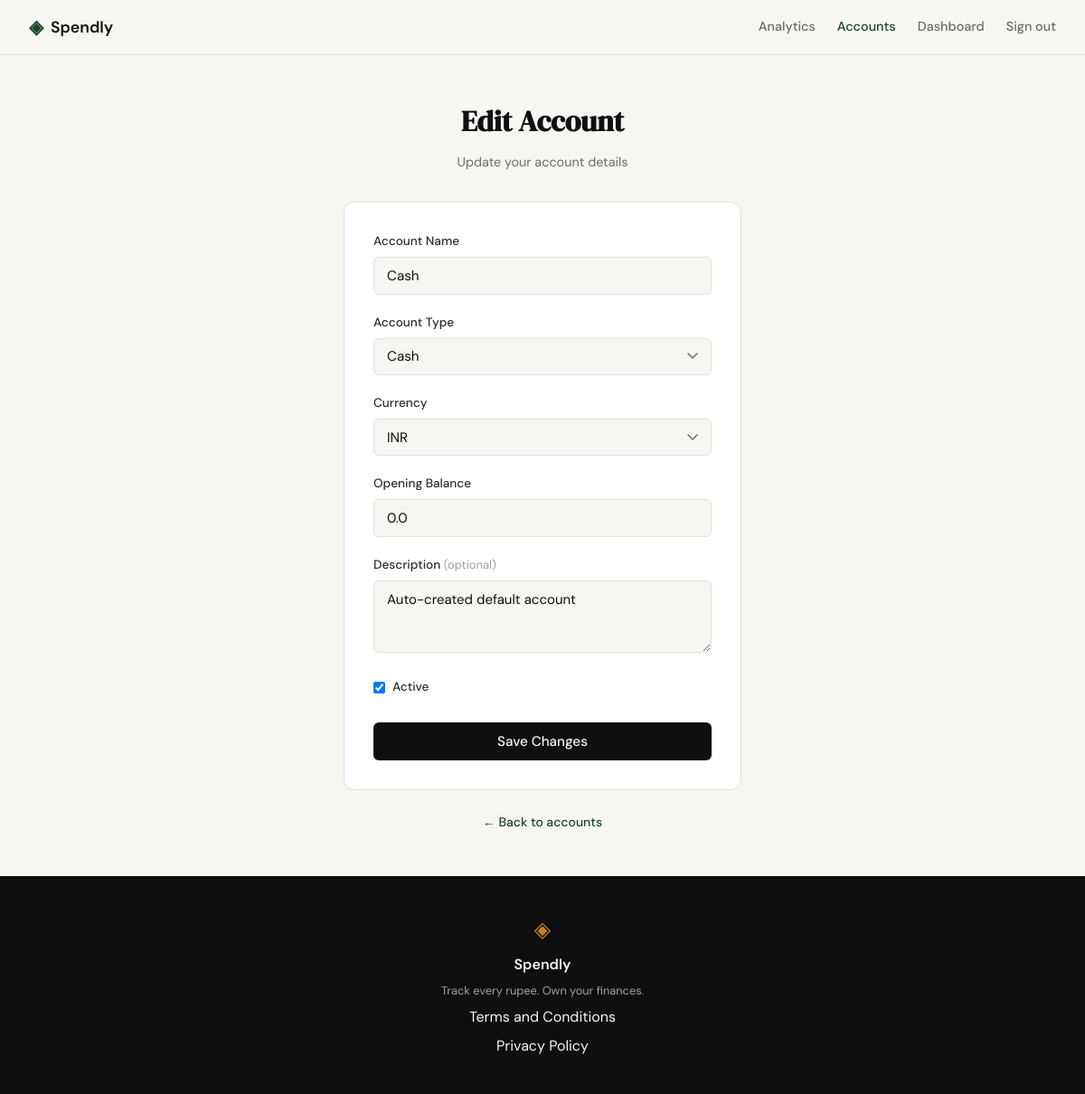
Page /accounts/1/edit (signed in) on the committed database.
### tables this page shows
CREATE TABLE accounts (
            id              INTEGER PRIMARY KEY AUTOINCREMENT,
            user_id         INTEGER NOT NULL REFERENCES users(id),
            name            TEXT    NOT NULL,
            account_type    TEXT    NOT NULL,
            currency        TEXT    NOT NULL DEFAULT 'INR',
            opening_balance REAL    NOT NULL DEFAULT 0,
            current_balance REAL    NOT NULL DEFAULT 0,
            description     TEXT,
            is_active       INTEGER NOT NULL DEFAULT 1,
            created_at      TEXT    DEFAULT (datetime('now')),
            updated_at      TEXT    DEFAULT (datetime('now'))
        );

### app.py (the view, shortened to what this page needs)
@app.route("/accounts/<int:id>/edit", methods=["GET", "POST"])
def edit_account(id):
    if not session.get("user_id"):
        return redirect(url_for("login"))
    account = get_account_by_id(id, session["user_id"])
    if account is None:
        abort(404)
    if request.method == "GET":
        return render_template(
            "edit_account.html", account=account, account_types=ACCOUNT_TYPES,
            currencies=CURRENCIES, form={},
        )

### database/db.py (called while the page is built)
def get_db():
    conn = sqlite3.connect(DB_PATH)
    conn.row_factory = sqlite3.Row
    conn.execute("PRAGMA foreign_keys = ON")
    return conn

### database/queries.py (called while the page is built)
def get_account_by_id(account_id, user_id):
    conn = get_db()
    row = conn.execute(
        "SELECT * FROM accounts WHERE id = ? AND user_id = ?", (account_id, user_id)
    ).fetchone()
    conn.close()
    return dict(row) if row else None

### templates/edit_account.html (shortened to what this page needs)
{% extends "base.html" %}
{% block head %}
<link rel="stylesheet" href="{{ url_for('static', filename='css/add_expense.css') }}">
{% endblock %}
{% block content %}
<section class="auth-section">
    <div class="auth-container">
        <div class="auth-header">
            <h1 class="auth-title">Edit Account</h1>
            <p class="auth-subtitle">Update your account details</p>
        </div>
        <div class="auth-card">
            <form method="POST" action="{{ url_for('edit_account', id=account.id) }}">
                <div class="form-group">
                    <label for="name">Account Name</label>
                    <input type="text" id="name" name="name" class="form-input"
                           value="{{ form.get('name', account.name) }}"
                           required autofocus>
                </div>
                <div class="form-group">
                    <label for="account_type">Account Type</label>
                    {% set selected_type = form.get('account_type', account.account_type) %}
                    <select id="account_type" name="account_type" class="form-input form-select" required>
                        {% for t in account_types %}
                        <option value="{{ t }}" {% if selected_type == t %}selected{% endif %}>{{ t }}</option>
                        {% endfor %}
                    </select>
                </div>
                <div class="form-group">
                    <label for="currency">Currency</label>
                    {% set selected_currency = form.get('currency', account.currency) %}
                    <select id="currency" name="currency" class="form-input form-select" required>
                        {% for c in currencies %}
                        <option value="{{ c }}" {% if selected_currency == c %}selected{% endif %}>{{ c }}</option>
                        {% endfor %}
                    </select>
                </div>
                <div class="form-group">
                    <label for="opening_balance">Opening Balance</label>
                    <input type="number" id="opening_balance" name="opening_balance"
                           class="form-input" step="0.01"
                           value="{{ form.get('opening_balance', account.opening_balance) }}">
                </div>
                <div class="form-group">
                    <label for="description">Description <span class="field-optional">(optional)</span></label>
                    <textarea id="description" name="description"
                              class="form-input form-textarea"
                              maxlength="200">{{ form.get('description', account.description) }}</textarea>
                </div>
                <div class="form-group form-group--checkbox">
                    <label for="is_active" class="form-checkbox-label">
                        <input type="checkbox" id="is_active" name="is_active"
                               {% if form.get('is_active', '1' if account.is_active else '') %}checked{% endif %}>
                        Active
                    </label>
                </div>
                <button type="submit" class="btn-submit">Save Changes</button>
            </form>
        </div>
        <p class="auth-switch">
            <a href="{{ url_for('accounts') }}">← Back to accounts</a>
        </p>
    </div>
</section>
{% endblock %}

### static/css/style.css (style rules this page uses)
:root { --ink: #0f0f0f; --ink-soft: #2d2d2d; --ink-muted: #6b6b6b; --ink-faint: #a0a0a0; --paper: #f7f6f3; --paper-warm: #f0ede6; --paper-card: #ffffff; --accent: #1a472a; --accent-light: #e8f0eb; --accent-2: #c17f24; --accent-2-light: #fdf3e3; --danger: #c0392b; --danger-light: #fdecea; --border: #e4e1da; --border-soft: #eeebe4; --font-display: 'DM Serif Display', Georgia, serif; --font-body: 'DM Sans', system-ui, sans-serif; --max-width: 1200px; --auth-width: 440px; --radius-sm: 6px; --radius-md: 12px; --radius-lg: 20px; }
*, *::before, *::after { box-sizing: border-box; margin: 0; padding: 0; }
html { font-size: 16px; scroll-behavior: smooth; }
body { background: var(--paper); color: var(--ink); font-family: var(--font-body); font-size: 1rem; line-height: 1.6; -webkit-font-smoothing: antialiased; }
a { color: inherit; text-decoration: none; }
.auth-section { min-height: calc(100vh - 60px - 100px); display: flex; align-items: center; justify-content: center; padding: 3rem 2rem; }
.auth-container { width: 100%; max-width: var(--auth-width); }
.auth-header { text-align: center; margin-bottom: 2rem; }
.auth-title { font-family: var(--font-display); font-size: 2rem; color: var(--ink); margin-bottom: 0.5rem; }
.auth-subtitle { font-size: 0.9rem; color: var(--ink-muted); }
.auth-card { background: var(--paper-card); border: 1px solid var(--border); border-radius: var(--radius-md); padding: 2rem; margin-bottom: 1.5rem; }
.form-group { margin-bottom: 1.25rem; }
.form-group label { display: block; font-size: 0.85rem; font-weight: 500; color: var(--ink-soft); margin-bottom: 0.4rem; }
.form-input { width: 100%; padding: 0.6rem 0.875rem; border: 1px solid var(--border); border-radius: var(--radius-sm); font-family: var(--font-body); font-size: 0.95rem; color: var(--ink); background: var(--paper); outline: none; transition: border-color 0.2s; }
.form-input::placeholder { color: var(--ink-faint); }
.btn-submit { width: 100%; padding: 0.7rem; background: var(--ink); color: var(--paper); border: none; border-radius: var(--radius-sm); font-family: var(--font-body); font-size: 0.95rem; font-weight: 500; cursor: pointer; transition: background 0.2s; margin-top: 0.5rem; }
.auth-switch { text-align: center; font-size: 0.875rem; color: var(--ink-muted); }
.auth-switch a { color: var(--accent); font-weight: 500; }

### static/css/add_expense.css (style rules this page uses)
.form-select { appearance: none; background-repeat: no-repeat; background-position: right 0.875rem center; padding-right: 2.5rem; cursor: pointer; }
.form-textarea { resize: vertical; min-height: 80px; font-family: var(--font-body); font-size: 0.9375rem; line-height: 1.5; }
.field-optional { font-size: 0.8125rem; color: var(--ink-faint); font-weight: 400; }
.form-group--checkbox { display: flex; align-items: center; }
.form-checkbox-label { display: flex !important; align-items: center; gap: 0.5rem; cursor: pointer; margin-bottom: 0 !important; }
.form-checkbox-label input[type="checkbox"] { width: auto; }

### rows in the picture
accounts: name "Cash", account_type "Cash", currency "INR", opening_balance "0.0", description "Auto-created default account", is_active "☑"
